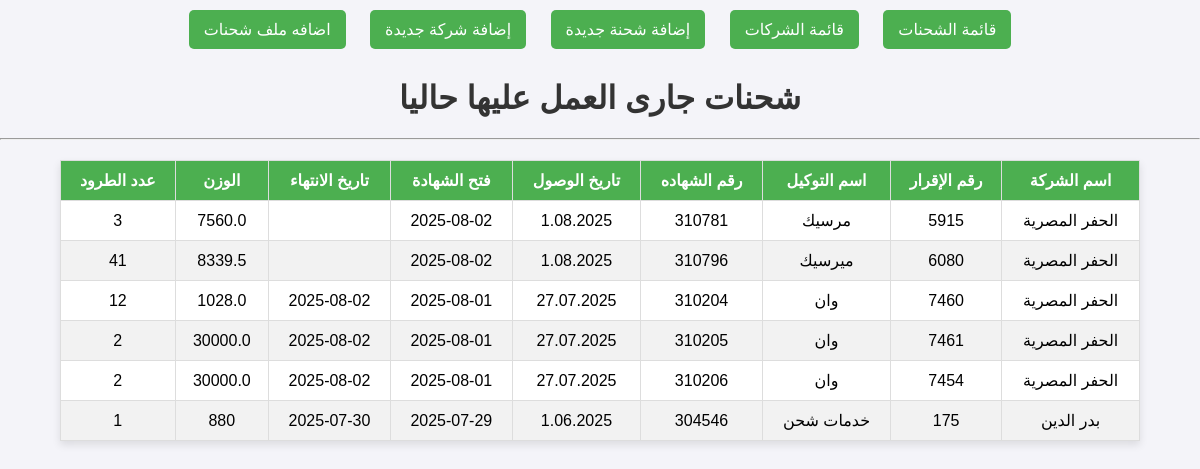
The page / on the database its author committed.
### marine/models.py (models this page shows, shortened)
class Shipment(models.Model):
    company = models.ForeignKey(Company, on_delete=models.CASCADE)
    agency = models.CharField(max_length=255 ,null=True , blank=True)
    ducmentsno = models.CharField(max_length=255 ,null=True , blank=True)
    Acidno = models.IntegerField(null=True , blank=True)
    NoCR = models.IntegerField(null=True , blank=True)
    documents_received_date = models.CharField(max_length=255 ,null=True , blank=True)
    expected_arrival_date = models.CharField(max_length=255 ,null=True , blank=True)
    storge_data = models.CharField(max_length=255 ,null=True , blank=True)
    Delivery_data = models.CharField(max_length=255 ,null=True , blank=True)
    NoCE_data = models.CharField(max_length=255 ,null=True , blank=True)
    End_customs_data = models.CharField(max_length=255 ,null=True , blank=True)
    exchange_data = models.CharField(max_length=255 ,null=True , blank=True)
    vessel_name = models.CharField(max_length=255 ,null=True , blank=True)
    bill_of_lading = models.CharField(max_length=255 ,null=True , blank=True)
    weight = models.CharField(max_length=255 ,null=True , blank=True)
    packages_count = models.CharField(max_length=255 ,null=True , blank=True)
    invoice_number = models.CharField(max_length=255 ,null=True , blank=True)
    comment=models.TextField(null=True , blank=True)

class Company(models.Model):
    name = models.CharField(max_length=255, unique=True)

### marine/views.py (the view)
# urls.py: 2. Add a URL to urlpatterns:  path('', views.home, name='home')
def home(request):
    companies = Company.objects.all()
    shipments = Shipment.objects.all()
    return render(request,'index.html',{'companies': companies ,'shipments': shipments})

### templates/index.html (shortened to what this page needs)
<!DOCTYPE html>
<html lang="ar">
<head>
</head>
<body>
    <div style="text-align: center;">
    <a href="{% url 'shipment_list' %}">قائمة الشحنات</a>
    <a href="{% url 'company_list' %}">قائمة الشركات</a>
    <a href="{% url 'add_shipment' %}">إضافة شحنة جديدة</a>
    <a href="{% url 'add_company' %}">إضافة شركة جديدة</a>
    <a href="{% url 'upload_excel' %}">اضافه ملف شحنات</a>
    </div>
    <h1>شحنات جارى العمل عليها حاليا </h1>
    <hr>
    {% if shipments %}
        <table id="dataTable">
            <thead>
                <tr>
                    <th>اسم الشركة</th>
                    <th>رقم الإقرار</th>
                    <th>اسم التوكيل</th>
                    <th>رقم الشهاده</th>
                    <th>تاريخ الوصول</th>
                    <th>فتح الشهادة</th>
                    <th>تاريخ الانتهاء</th>
                    <th>الوزن</th>
                    <th>عدد الطرود</th>
                </tr>
            </thead>
            <tbody>
                {% for shipment in shipments %}
                    {% if shipment.Delivery_data and not shipment.exchange_data %}
                        <tr>
                            <td>{{ shipment.company.name }}</td>
                            <td>{{ shipment.ducmentsno }}</td>
                            <td>{{ shipment.agency }}</td>
                            <td>{{ shipment.NoCR }}</td>
                            <td>{{ shipment.expected_arrival_date }}</td>
                            <td>{{ shipment.NoCE_data }}</td>
                            <td>{{ shipment.End_customs_data }}</td>
                            <td>{{ shipment.weight }}</td>
                            <td>{{ shipment.packages_count }}</td>
                        </tr>
                    {% endif %}
                {% endfor %}
            </tbody>
        </table>
    {% else %}
        <p>لا توجد شحنات لعرضها</p>
    {% endif %}
</body>
</html>

### templates/index.html (style rules this page uses)
body { font-family: Arial, sans-serif; background-color: #f4f4f9; margin: 0; padding: 0; direction: rtl; }
h1 { text-align: center; color: #333; margin-top: 20px; }
a { display: inline-block; margin: 10px; padding: 10px 15px; background-color: #4CAF50; color: white; text-decoration: none; border-radius: 5px; }
table { width: 90%; margin: 20px auto; border-collapse: collapse; background-color: #fff; box-shadow: 0 4px 8px rgba(0, 0, 0, 0.1); }
table th, table td { padding: 10px; text-align: center; border: 1px solid #ddd; }
table th { background-color: #4CAF50; color: white; }
table tr:nth-child(even) { background-color: #f2f2f2; }

### rows shown on the page
Shipment: company.name "الحفر المصرية", ducmentsno "5915", agency "مرسيك", NoCR "310781", expected_arrival_date "1.08.2025", NoCE_data "2025-08-02", weight "7560.0", packages_count "3"
Shipment: company.name "الحفر المصرية", ducmentsno "6080", agency "ميرسيك", NoCR "310796", expected_arrival_date "1.08.2025", NoCE_data "2025-08-02", weight "8339.5", packages_count "41"
Shipment: company.name "الحفر المصرية", ducmentsno "7460", agency "وان", NoCR "310204", expected_arrival_date "27.07.2025", NoCE_data "2025-08-01", End_customs_data "2025-08-02", weight "1028.0", packages_count "12"
Shipment: company.name "الحفر المصرية", ducmentsno "7461", agency "وان", NoCR "310205", expected_arrival_date "27.07.2025", NoCE_data "2025-08-01", End_customs_data "2025-08-02", weight "30000.0", packages_count "2"
Shipment: company.name "الحفر المصرية", ducmentsno "7454", agency "وان", NoCR "310206", expected_arrival_date "27.07.2025", NoCE_data "2025-08-01", End_customs_data "2025-08-02", weight "30000.0", packages_count "2"
Shipment: company.name "بدر الدين", ducmentsno "175", agency "خدمات شحن", NoCR "304546", expected_arrival_date "1.06.2025", NoCE_data "2025-07-29", End_customs_data "2025-07-30", weight "880", packages_count "1"
